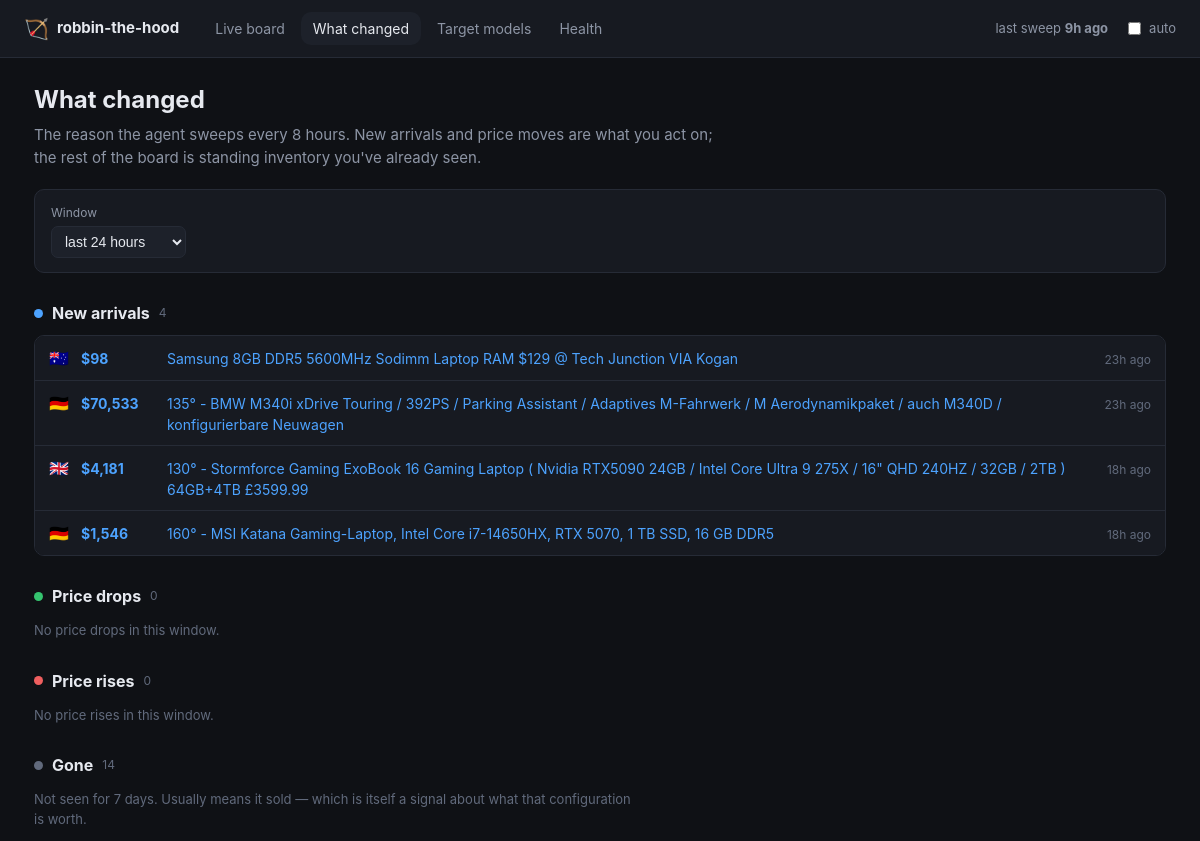
/changes (upper part), run on an earlier commit of the app's database.
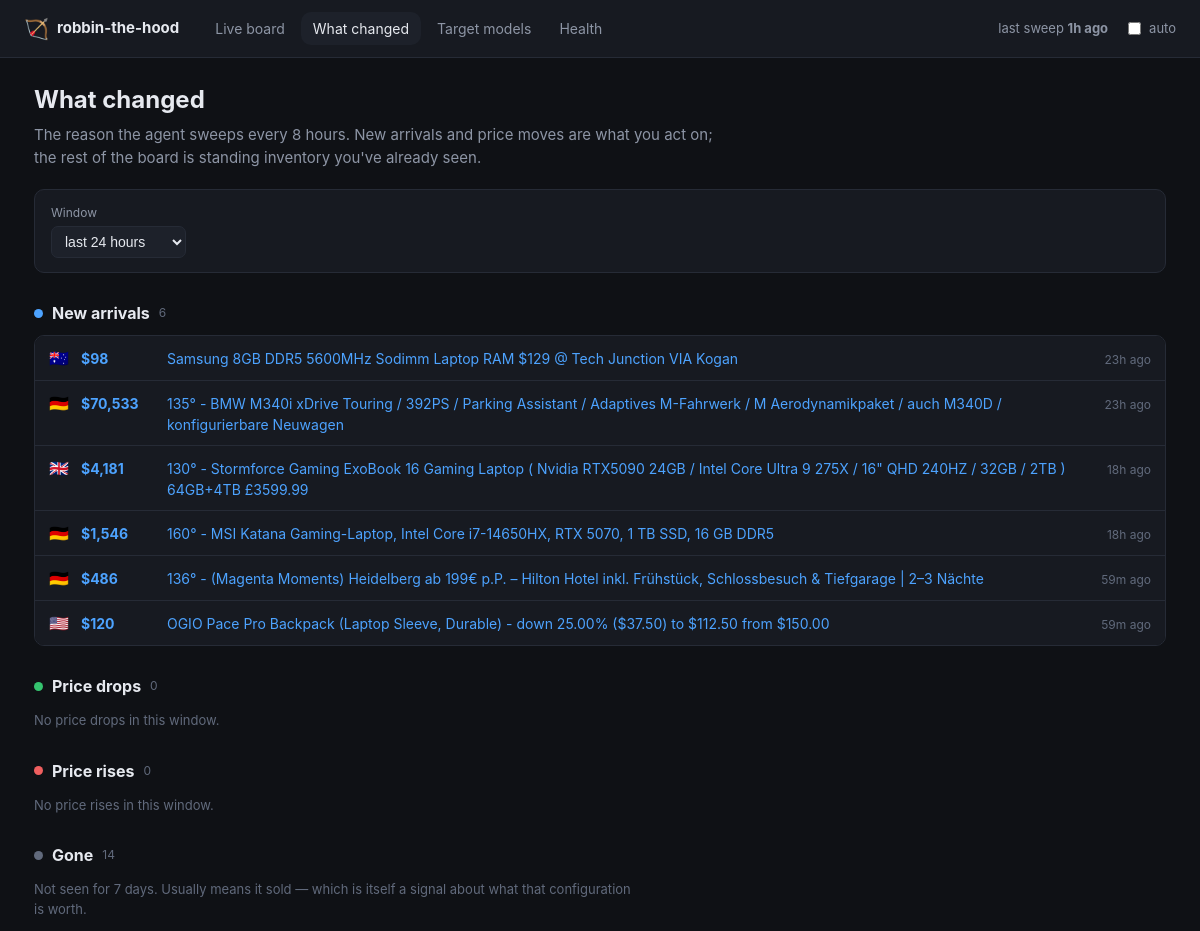
And on a later commit of the database.
### tables this page shows
CREATE TABLE listings (
    fingerprint     TEXT PRIMARY KEY,
    source          TEXT NOT NULL,
    listing_id      TEXT,
    title           TEXT NOT NULL,
    url             TEXT,
    region          TEXT NOT NULL,
    currency        TEXT NOT NULL,
    sticker_local   REAL,
    landed_usd      REAL,
    -- The FX rate is stored per listing so a comparison made weeks from now
    -- against today's record is still honest.
    fx_rate         REAL,
    fx_source       TEXT,
    fx_fetched_at   TEXT,
    score           REAL,
    model_key       TEXT,
    condition       TEXT,
    seller_name     TEXT,
    flags           TEXT,
    reject_reasons  TEXT,
    first_seen      TEXT NOT NULL,
    last_seen       TEXT NOT NULL,
    status          TEXT NOT NULL DEFAULT 'active'
, spec_line TEXT, score_breakdown TEXT, landed_explain TEXT);

### dashboard.py (the view)
@app.route("/changes")
def changes():
    hours = int(request.args.get("hours", 24))
    config = _config()
    with _open() as store:
        data = recent_changes(store, config, hours=hours)
        latest_run = store.latest_run_at()
    return render_template(
        "changes.html", changes=data, hours=hours, latest_run=latest_run,
        now=datetime.now(timezone.utc), active="changes",
        static_export=_static_export(),
    )

### dashboard.py (called while the page is built)
def _open():
    return Store(app.config["DEALS_DB"])

def _static_export() -> bool:
    return bool(app.config.get("STATIC_EXPORT"))

def _config():
    if app.config["DEALS_CONFIG"] is None:
        app.config["DEALS_CONFIG"] = load_config()
    return app.config["DEALS_CONFIG"]

@app.template_filter("money")
def money(value) -> str:
    return "—" if value is None else f"${value:,.0f}"

@app.template_filter("ago")
def ago(moment) -> str:
    if moment is None:
        return "never"
    delta = datetime.now(timezone.utc) - moment
    minutes = int(delta.total_seconds() // 60)
    if minutes < 1:
        return "just now"
    if minutes < 60:
        return f"{minutes}m ago"
    if minutes < 2880:
        return f"{minutes // 60}h ago"
    return f"{minutes // 1440}d ago"

### dealhunter/config.py (called while the page is built)
    def region(self, code: Region) -> RegionConfig:
        try:
            return self.regions[code]
        except KeyError as exc:  # pragma: no cover - config error, fails loudly
            raise KeyError(f"Region {code} is missing from config.yaml") from exc

### dealhunter/store.py (called while the page is built, shortened)
    def __enter__(self) -> "Store":
        return self

    def __exit__(self, *exc_info) -> None:
        self.close()

    def close(self) -> None:
        self.connection.commit()
        try:
            self.connection.execute("PRAGMA wal_checkpoint(TRUNCATE)")
        except sqlite3.Error as exc:  # pragma: no cover - non-fatal
            log.warning("Could not checkpoint the WAL: %s", exc)
        self.connection.close()

    @contextmanager
    def _tx(self):
        try:
            yield self.connection
            self.connection.commit()
        except Exception:
            self.connection.rollback()
            raise

    def _migrate(self) -> None:
        with self._tx() as connection:
            connection.executescript(SCHEMA)
            row = connection.execute("SELECT version FROM schema_version").fetchone()
            if row is None:
                connection.execute(
                    "INSERT INTO schema_version (version) VALUES (?)", (SCHEMA_VERSION,)
                )

    def latest_run_at(self) -> datetime | None:
        row = self.connection.execute(
            "SELECT started_at FROM runs WHERE finished_at IS NOT NULL "
            "ORDER BY id DESC LIMIT 1"
        ).fetchone()
        return datetime.fromisoformat(row["started_at"]) if row else None

### templates/changes.html (shortened to what this page needs)
{% extends "base.html" %}
{% block content %}
<div class="pagehead">
  <h1>What changed</h1>
  <p class="sub">
    The reason the agent sweeps every 8 hours. New arrivals and price moves are
    what you act on; the rest of the board is standing inventory you've already
    seen.
  </p>
</div>
<form class="filters" method="get">
  <label>Window
    <select name="hours" onchange="this.form.submit()">
      <option value="24"  {{ 'selected' if hours == 24 }}>last 24 hours</option>
    </select>
  </label>
</form>
<section class="changeblock">
  <h2><span class="dot new"></span> New arrivals
    <span class="n">{{ changes.new | length }}</span></h2>
  {% if changes.new %}
    <ul class="changes">
      {% for c in changes.new %}
        <li>
          <span class="flagicon">{{ c.region_flag }}</span>
          <span class="amount">{{ c.landed_usd | money }}</span>
          <a href="{{ c.url }}" target="_blank" rel="noopener">{{ c.title }}</a>
          <span class="when"><time datetime="{{ c.when.isoformat() }}">{{ c.when | ago }}</time></span>
        </li>
      {% endfor %}
    </ul>
  {% else %}
    <p class="none">Nothing new in this window.</p>
  {% endif %}
</section>
<section class="changeblock">
  <h2><span class="dot drop"></span> Price drops
    <span class="n">{{ changes.drops | length }}</span></h2>
  {% if changes.drops %}
    <ul class="changes">
      {% for c in changes.drops %}
        <li>
          <span class="flagicon">{{ c.region_flag }}</span>
          <span class="amount">{{ c.landed_usd | money }}</span>
          <span class="delta down">{{ c.delta | signed }} ({{ '%.1f' % c.percent }}%)</span>
          <a href="{{ c.url }}" target="_blank" rel="noopener">{{ c.title }}</a>
          <span class="when"><time datetime="{{ c.when.isoformat() }}">{{ c.when | ago }}</time></span>
        </li>
      {% endfor %}
    </ul>
  {% else %}
    <p class="none">No price drops in this window.</p>
  {% endif %}
</section>
<section class="changeblock">
  <h2><span class="dot rise"></span> Price rises
    <span class="n">{{ changes.rises | length }}</span></h2>
  {% if changes.rises %}
    <ul class="changes">
      {% for c in changes.rises %}
        <li>
          <span class="flagicon">{{ c.region_flag }}</span>
          <span class="amount">{{ c.landed_usd | money }}</span>
          <span class="delta up">{{ c.delta | signed }} ({{ '%.1f' % c.percent }}%)</span>
          <a href="{{ c.url }}" target="_blank" rel="noopener">{{ c.title }}</a>
          <span class="when"><time datetime="{{ c.when.isoformat() }}">{{ c.when | ago }}</time></span>
        </li>
      {% endfor %}
    </ul>
  {% else %}
    <p class="none">No price rises in this window.</p>
  {% endif %}
</section>
<section class="changeblock">
  <h2><span class="dot gone"></span> Gone
    <span class="n">{{ changes.gone | length }}</span></h2>
  <p class="hint">
    Not seen for 7 days. Usually means it sold — which is itself a signal about
    what that configuration is worth.
  </p>
</section>
{% endblock %}

### templates/base.html (shortened to what this page needs)
<!doctype html>
<html lang="en">
<head>
  <link rel="stylesheet" href="{{ url_for('static', filename='style.css') }}">
</head>
<body>
<header class="topbar">
  <div class="brand">
    <span class="logo">🏹</span>
    <span>robbin-the-hood</span>
  </div>
  <nav>
    <a href="{{ url_for('board') }}"        class="{{ 'on' if active == 'board' }}">Live board</a>
    <a href="{{ url_for('changes') }}"      class="{{ 'on' if active == 'changes' }}">What changed</a>
    <a href="{{ url_for('models') }}"       class="{{ 'on' if active == 'models' }}">Target models</a>
    <a href="{{ url_for('health_page') }}"  class="{{ 'on' if active == 'health' }}">Health</a>
  </nav>
  <div class="status">
    {% if latest_run %}
      <span class="sweep">last sweep
        <strong><time datetime="{{ latest_run.isoformat() }}">{{ latest_run | ago }}</time></strong>
      </span>
    {% else %}
      <span class="sweep warn">no completed sweep yet</span>
    {% endif %}
    {% if not static_export %}
      <label class="refresh">
        <input type="checkbox" id="autorefresh"> auto
      </label>
    {% endif %}
  </div>
</header>
<main>
  {% block content %}{% endblock %}
</main>
</body>
</html>

### static/style.css (style rules this page uses)
:root { --bg: #0f1115; --panel: #171a21; --panel-2: #1d212a; --line: #262b36; --text: #e6e9ef; --muted: #8d95a5; --dim: #616a7c; --accent: #4da3ff; --good: #35c46f; --warn: #e8b339; --bad: #ef5f5f; --priority: #b98bff; --radius: 10px; }
* { box-sizing: border-box; }
body { margin: 0; background: var(--bg); color: var(--text); font: 15px/1.5 ui-sans-serif, -apple-system, "Segoe UI", Roboto, sans-serif; }
a { color: var(--accent); text-decoration: none; }
.topbar { display: flex; align-items: center; gap: 24px; padding: 12px 24px; background: var(--panel); border-bottom: 1px solid var(--line); position: sticky; top: 0; z-index: 10; }
.brand { display: flex; align-items: center; gap: 8px; font-weight: 650; }
.logo { font-size: 20px; }
.topbar nav { display: flex; gap: 4px; }
.topbar nav a { padding: 6px 12px; border-radius: var(--radius); color: var(--muted); font-size: 14px; }
.topbar nav a.on { background: var(--panel-2); color: var(--text); }
.status { margin-left: auto; display: flex; align-items: center; gap: 16px; font-size: 13px; color: var(--muted); }
.refresh { display: flex; align-items: center; gap: 5px; cursor: pointer; }
main { max-width: 1180px; margin: 0 auto; padding: 24px; }
.pagehead h1 { margin: 0 0 6px; font-size: 24px; }
.pagehead .sub { margin: 0 0 20px; color: var(--muted); max-width: 74ch; }
.filters { display: flex; flex-wrap: wrap; gap: 14px; align-items: end; background: var(--panel); border: 1px solid var(--line); border-radius: var(--radius); padding: 14px 16px; margin-bottom: 20px; }
.filters label { display: flex; flex-direction: column; gap: 4px; font-size: 12px; color: var(--muted); }
.filters select, .filters input[type="number"] { background: var(--panel-2); color: var(--text); border: 1px solid var(--line); border-radius: 7px; padding: 6px 9px; font-size: 14px; }
.flagicon { font-size: 16px; }
.changeblock { margin: 28px 0; }
.changeblock h2 { font-size: 16px; display: flex; align-items: center; gap: 9px; margin: 0 0 10px; }
.changeblock h2 .n { font-size: 12px; color: var(--dim); font-weight: 400; }
.dot { width: 9px; height: 9px; border-radius: 50%; display: inline-block; }
.dot.new { background: var(--accent); }
.dot.drop { background: var(--good); }
.dot.rise { background: var(--bad); }
.dot.gone { background: var(--dim); }
ul.changes { list-style: none; margin: 0; padding: 0; border: 1px solid var(--line); border-radius: var(--radius); overflow: hidden; }
ul.changes li { display: flex; gap: 12px; align-items: baseline; padding: 10px 14px; background: var(--panel); border-bottom: 1px solid var(--line); font-size: 14px; }
ul.changes li:last-child { border-bottom: 0; }
ul.changes .amount { font-weight: 700; color: var(--accent); min-width: 74px; }
ul.changes a { flex: 1; }
ul.changes .when { font-size: 12px; color: var(--dim); margin-left: auto; white-space: nowrap; }
.none, .hint { color: var(--dim); font-size: 13px; }
.hint { max-width: 74ch; }

What changed in the data, as far as the page shows it:
added listings: region_flag "🇩🇪", landed_usd "$486", title "136° - (Magenta Moments) Heidelberg ab 199€ p.P. – Hilton Hotel inkl. Frühstück, Schlossbesuch & Tiefgarage | 2–3 Nächte", when|ago "59m ago"
added listings: region_flag "🇺🇸", landed_usd "$120", title "OGIO Pace Pro Backpack (Laptop Sleeve, Durable) - down 25.00% ($37.50) to $112.50 from $150.00", when|ago "59m ago"
Also different on the page:
{{ latest_run | ago }}: "9h ago" → "1h ago"
{{ changes.new | length }}: "4" → "6"
